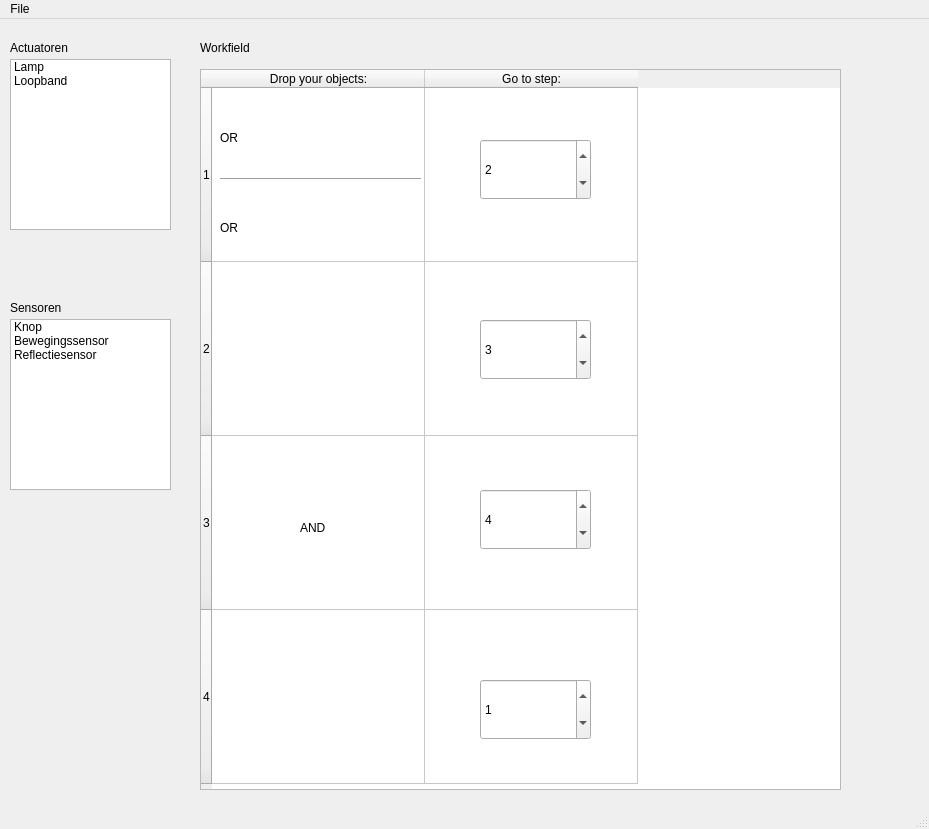
<?xml version="1.0" encoding="UTF-8"?>
<ui version="4.0">
 <class>MainWindow</class>
 <widget class="QMainWindow" name="MainWindow">
  <property name="geometry">
   <rect>
    <x>0</x>
    <y>0</y>
    <width>929</width>
    <height>829</height>
   </rect>
  </property>
  <property name="windowTitle">
   <string>MainWindow</string>
  </property>
  <widget class="QWidget" name="centralwidget">
   <widget class="QListWidget" name="listWidget">
    <property name="geometry">
     <rect>
      <x>10</x>
      <y>40</y>
      <width>161</width>
      <height>171</height>
     </rect>
    </property>
    <item>
     <property name="text">
      <string>Lamp</string>
     </property>
    </item>
    <item>
     <property name="text">
      <string>Loopband</string>
     </property>
    </item>
   </widget>
   <widget class="QListWidget" name="listWidget_2">
    <property name="geometry">
     <rect>
      <x>10</x>
      <y>300</y>
      <width>161</width>
      <height>171</height>
     </rect>
    </property>
    <item>
     <property name="text">
      <string>Knop</string>
     </property>
    </item>
    <item>
     <property name="text">
      <string>Bewegingssensor</string>
     </property>
    </item>
    <item>
     <property name="text">
      <string>Reflectiesensor</string>
     </property>
    </item>
   </widget>
   <widget class="QLabel" name="label">
    <property name="geometry">
     <rect>
      <x>10</x>
      <y>20</y>
      <width>81</width>
      <height>17</height>
     </rect>
    </property>
    <property name="text">
     <string>Actuatoren</string>
    </property>
   </widget>
   <widget class="QLabel" name="label_2">
    <property name="geometry">
     <rect>
      <x>10</x>
      <y>280</y>
      <width>67</width>
      <height>17</height>
     </rect>
    </property>
    <property name="text">
     <string>Sensoren</string>
    </property>
   </widget>
   <widget class="QGraphicsView" name="graphicsView">
    <property name="geometry">
     <rect>
      <x>200</x>
      <y>50</y>
      <width>631</width>
      <height>561</height>
     </rect>
    </property>
   </widget>
   <widget class="QLabel" name="label_3">
    <property name="geometry">
     <rect>
      <x>200</x>
      <y>20</y>
      <width>91</width>
      <height>17</height>
     </rect>
    </property>
    <property name="text">
     <string>Workfield</string>
    </property>
   </widget>
   <widget class="QLabel" name="label_4">
    <property name="geometry">
     <rect>
      <x>280</x>
      <y>280</y>
      <width>71</width>
      <height>81</height>
     </rect>
    </property>
    <property name="text">
     <string/>
    </property>
    <property name="pixmap">
     <pixmap>Screenshot from 2021-02-05 21-48-30.png</pixmap>
    </property>
    <property name="scaledContents">
     <bool>true</bool>
    </property>
   </widget>
   <widget class="QLabel" name="label_6">
    <property name="geometry">
     <rect>
      <x>280</x>
      <y>80</y>
      <width>61</width>
      <height>71</height>
     </rect>
    </property>
    <property name="text">
     <string/>
    </property>
    <property name="pixmap">
     <pixmap>button.png</pixmap>
    </property>
    <property name="scaledContents">
     <bool>true</bool>
    </property>
   </widget>
   <widget class="QTableWidget" name="tableWidget">
    <property name="geometry">
     <rect>
      <x>200</x>
      <y>50</y>
      <width>641</width>
      <height>721</height>
     </rect>
    </property>
    <property name="columnCount">
     <number>2</number>
    </property>
    <attribute name="horizontalHeaderDefaultSectionSize">
     <number>213</number>
    </attribute>
    <attribute name="verticalHeaderDefaultSectionSize">
     <number>174</number>
    </attribute>
    <row>
     <property name="text">
      <string>1</string>
     </property>
    </row>
    <row>
     <property name="text">
      <string>2</string>
     </property>
    </row>
    <row>
     <property name="text">
      <string>3</string>
     </property>
    </row>
    <row>
     <property name="text">
      <string>4</string>
     </property>
    </row>
    <column>
     <property name="text">
      <string>Drop your objects:</string>
     </property>
    </column>
    <column>
     <property name="text">
      <string>Go to step:</string>
     </property>
    </column>
   </widget>
   <widget class="QSpinBox" name="spinBox">
    <property name="geometry">
     <rect>
      <x>480</x>
      <y>300</y>
      <width>111</width>
      <height>61</height>
     </rect>
    </property>
    <property name="value">
     <number>3</number>
    </property>
   </widget>
   <widget class="QSpinBox" name="spinBox_2">
    <property name="geometry">
     <rect>
      <x>480</x>
      <y>120</y>
      <width>111</width>
      <height>61</height>
     </rect>
    </property>
    <property name="singleStep">
     <number>1</number>
    </property>
    <property name="value">
     <number>2</number>
    </property>
   </widget>
   <widget class="QLabel" name="label_5">
    <property name="geometry">
     <rect>
      <x>280</x>
      <y>640</y>
      <width>71</width>
      <height>81</height>
     </rect>
    </property>
    <property name="text">
     <string/>
    </property>
    <property name="pixmap">
     <pixmap>Screenshot from 2021-02-05 21-48-30.png</pixmap>
    </property>
    <property name="scaledContents">
     <bool>true</bool>
    </property>
   </widget>
   <widget class="QSpinBox" name="spinBox_3">
    <property name="geometry">
     <rect>
      <x>480</x>
      <y>470</y>
      <width>111</width>
      <height>61</height>
     </rect>
    </property>
    <property name="value">
     <number>4</number>
    </property>
   </widget>
   <widget class="QSpinBox" name="spinBox_4">
    <property name="geometry">
     <rect>
      <x>480</x>
      <y>660</y>
      <width>111</width>
      <height>61</height>
     </rect>
    </property>
    <property name="value">
     <number>1</number>
    </property>
   </widget>
   <widget class="QLabel" name="label_8">
    <property name="geometry">
     <rect>
      <x>280</x>
      <y>170</y>
      <width>61</width>
      <height>71</height>
     </rect>
    </property>
    <property name="text">
     <string/>
    </property>
    <property name="pixmap">
     <pixmap>button.png</pixmap>
    </property>
    <property name="scaledContents">
     <bool>true</bool>
    </property>
   </widget>
   <widget class="Line" name="line">
    <property name="geometry">
     <rect>
      <x>220</x>
      <y>150</y>
      <width>201</width>
      <height>20</height>
     </rect>
    </property>
    <property name="orientation">
     <enum>Qt::Horizontal</enum>
    </property>
   </widget>
   <widget class="QLabel" name="label_9">
    <property name="geometry">
     <rect>
      <x>220</x>
      <y>110</y>
      <width>31</width>
      <height>17</height>
     </rect>
    </property>
    <property name="text">
     <string>OR</string>
    </property>
   </widget>
   <widget class="QLabel" name="label_10">
    <property name="geometry">
     <rect>
      <x>220</x>
      <y>200</y>
      <width>31</width>
      <height>17</height>
     </rect>
    </property>
    <property name="text">
     <string>OR</string>
    </property>
   </widget>
   <widget class="QLabel" name="label_11">
    <property name="geometry">
     <rect>
      <x>230</x>
      <y>470</y>
      <width>61</width>
      <height>71</height>
     </rect>
    </property>
    <property name="text">
     <string/>
    </property>
    <property name="pixmap">
     <pixmap>button.png</pixmap>
    </property>
    <property name="scaledContents">
     <bool>true</bool>
    </property>
   </widget>
   <widget class="QLabel" name="label_12">
    <property name="geometry">
     <rect>
      <x>350</x>
      <y>470</y>
      <width>61</width>
      <height>71</height>
     </rect>
    </property>
    <property name="text">
     <string/>
    </property>
    <property name="pixmap">
     <pixmap>button.png</pixmap>
    </property>
    <property name="scaledContents">
     <bool>true</bool>
    </property>
   </widget>
   <widget class="QLabel" name="label_13">
    <property name="geometry">
     <rect>
      <x>300</x>
      <y>500</y>
      <width>31</width>
      <height>17</height>
     </rect>
    </property>
    <property name="text">
     <string>AND</string>
    </property>
   </widget>
   <zorder>listWidget</zorder>
   <zorder>listWidget_2</zorder>
   <zorder>label</zorder>
   <zorder>label_2</zorder>
   <zorder>label_3</zorder>
   <zorder>graphicsView</zorder>
   <zorder>tableWidget</zorder>
   <zorder>label_6</zorder>
   <zorder>spinBox</zorder>
   <zorder>spinBox_2</zorder>
   <zorder>label_4</zorder>
   <zorder>label_5</zorder>
   <zorder>spinBox_3</zorder>
   <zorder>spinBox_4</zorder>
   <zorder>label_8</zorder>
   <zorder>line</zorder>
   <zorder>label_9</zorder>
   <zorder>label_10</zorder>
   <zorder>label_11</zorder>
   <zorder>label_12</zorder>
   <zorder>label_13</zorder>
  </widget>
  <widget class="QMenuBar" name="menubar">
   <property name="geometry">
    <rect>
     <x>0</x>
     <y>0</y>
     <width>929</width>
     <height>22</height>
    </rect>
   </property>
   <widget class="QMenu" name="menuFile">
    <property name="title">
     <string>File</string>
    </property>
    <addaction name="actionOpen"/>
    <addaction name="actionSave"/>
   </widget>
   <addaction name="menuFile"/>
  </widget>
  <widget class="QStatusBar" name="statusbar"/>
  <action name="actionOpen">
   <property name="text">
    <string>Open</string>
   </property>
  </action>
  <action name="actionSave">
   <property name="text">
    <string>Save</string>
   </property>
  </action>
 </widget>
 <resources/>
 <connections/>
</ui>
